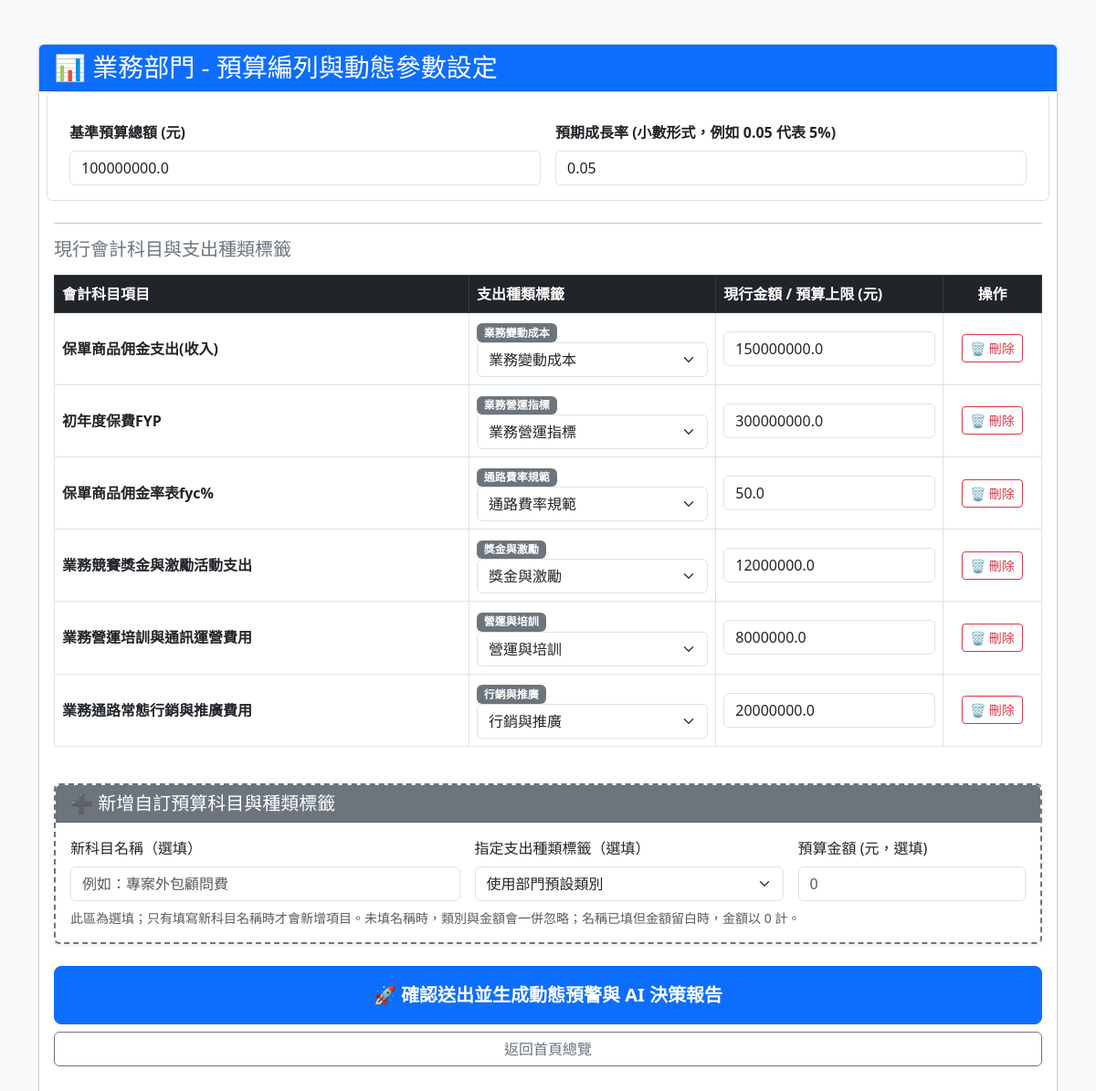
Page /dept/sales/input on the committed database.
### app.py (models this page shows)
class BudgetItemModel(db.Model):
    id = db.Column(db.Integer, primary_key=True)
    department = db.Column(db.String(50), nullable=False)  # 例如: 'Sales', 'Investment', 'Risk', 'Support', 'Underwriting'
    item_name = db.Column(db.String(100), nullable=False)  # 會計科目項目
    category = db.Column(db.String(50), nullable=False)   # 支出種類標籤
    amount = db.Column(db.Float, nullable=False)          # 金額

### app.py (the view, shortened to what this page needs)
@app.route('/dept/<dept_id>/input', methods=['GET', 'POST'])
def department_input(dept_id):
    if dept_id not in DEPT_NAMES:
        return '找不到該部門', 404
    department_name = DEPT_NAMES[dept_id]
    db_code = DEPT_CODES[dept_id]
    available_categories = DEPT_CATEGORIES.get(dept_id, ['一般支出'])
    market_data_keys = {
        'sales': 'sales_data',
        'risk_actuarial': 'risk_data',
        'investment': 'investment_data',
        'support': 'support_data',
        'underwriting_claims': 'uw_data',
    }
    calculators = {
        'sales': calculate_sales_department_budget,
        'risk_actuarial': calculate_risk_actuarial_budget,
        'investment': calculate_investment_department_budget,
        'support': calculate_support_department_budget,
        'underwriting_claims': calculate_underwriting_claims_budget,
    }
    def render_input_form(
        base_budget=100000000.0, growth_rate=0.05, form_error=None
    ):
        records = BudgetItemModel.query.filter_by(department=db_code).all()
        internal_data = {
            record.item_name: {
                'category': record.category,
                'amount': record.amount,
            }
            for record in records
        }
        return render_template(
            'input_form.html',
            department_name=department_name,
            dept_id=dept_id,
            base_budget=base_budget,
            growth_rate=growth_rate,
            internal_data=internal_data,
            available_categories=available_categories,
            form_error=form_error,
        )
    def parse_non_negative_amount(value, label):
        try:
            amount = float(value)
        except (TypeError, ValueError):
            raise ValueError(f'{label}必須是有效數字。')
        if not math.isfinite(amount) or amount < 0:
            raise ValueError(f'{label}必須是大於或等於 0 的有限數值。')
        return amount
    return render_input_form()

### templates/input_form.html (shortened to what this page needs)
<!DOCTYPE html>
<html lang="zh-TW">
<head>
    <link href="https://cdn.jsdelivr.net/npm/bootstrap@5.3.0/dist/css/bootstrap.min.css" rel="stylesheet">
</head>
<body class="bg-light py-5">
    <div class="container">
        <div class="card shadow-sm mb-4">
            <div class="card-header bg-primary text-white">
                <h3 class="mb-0">📊 {{ department_name }} - 預算編列與動態參數設定</h3>
            </div>
            <div class="card-body">
                <form id="budgetForm" method="POST" action="">
                    <div class="row g-3 mb-4 p-3 bg-white rounded border">
                        <div class="col-md-6">
                            <label class="form-label fw-bold">基準預算總額 (元)</label>
                            <input type="number" min="0" step="any" class="form-control" name="base_budget" value="{{ base_budget }}" required>
                        </div>
                        <div class="col-md-6">
                            <label class="form-label fw-bold">預期成長率 (小數形式，例如 0.05 代表 5%)</label>
                            <input type="number" min="-1" step="0.001" class="form-control" name="growth_rate" value="{{ growth_rate }}" required>
                        </div>
                    </div>
                    <hr>
                    <h5 class="mb-3 text-secondary">現行會計科目與支出種類標籤</h5>
                    <div class="table-responsive">
                        <table class="table table-bordered table-hover align-middle bg-white">
                            <thead class="table-dark">
                                <tr>
                                    <th style="width: 42%;">會計科目項目</th>
                                    <th style="width: 25%;">支出種類標籤</th>
                                    <th style="width: 23%;">現行金額 / 預算上限 (元)</th>
                                    <th style="width: 10%; text-align: center;">操作</th>
                                </tr>
                            </thead>
                            <tbody>
                                {% for item_name, data in internal_data.items() %}
                                {% if not item_name.startswith('new_item') %}
                                <tr>
                                    <td class="fw-semibold">{{ item_name }}</td>
                                    <td>
                                        <span class="badge bg-secondary">{{ data.category }}</span>
                                        <select class="form-select" name="category_{{ item_name }}">
                                            {% for category in available_categories %}
                                            <option value="{{ category }}" {% if data.category == category %}selected{% endif %}>{{ category }}</option>
                                            {% endfor %}
                                        </select>
                                    </td>
                                    <td>
                                        <input type="number" min="0" step="any" class="form-control" name="{{ item_name }}" value="{{ data.amount }}" required>
                                    </td>
                                    <td class="text-center">
                                        <button type="button" class="btn btn-outline-danger btn-sm" data-item-name="{{ item_name }}" onclick="deleteItem(this)">
                                            🗑️ 刪除
                                        </button>
                                    </td>
                                </tr>
                                {% endif %}
                                {% endfor %}
                            </tbody>
                        </table>
                    </div>
                    <div class="card border-dashed bg-white mt-4 mb-4 shadow-sm">
                        <div class="card-header bg-secondary text-white">
                            <h5 class="mb-0">➕ 新增自訂預算科目與種類標籤</h5>
                        </div>
                        <div class="card-body">
                            <div class="row g-3">
                                <div class="col-md-5">
                                    <label class="form-label">新科目名稱（選填）</label>
                                    <input type="text" maxlength="100" class="form-control" name="new_item_name" placeholder="例如：專案外包顧問費">
                                </div>
                                <div class="col-md-4">
                                    <label class="form-label">指定支出種類標籤（選填）</label>
                                    <select class="form-select" name="new_item_category">
                                        <option value="" selected>使用部門預設類別</option>
                                    </select>
                                </div>
                                <div class="col-md-3">
                                    <label class="form-label">預算金額 (元，選填)</label>
                                    <input type="number" min="0" step="any" class="form-control" name="new_item_amount" placeholder="0">
                                </div>
                            </div>
                            <small class="text-muted mt-2 d-block">此區為選填；只有填寫新科目名稱時才會新增項目。未填名稱時，類別與金額會一併忽略；名稱已填但金額留白時，金額以 0 計。</small>
                        </div>
                    </div>
                    <div class="d-grid gap-2 mb-3">
                        <button type="submit" class="btn btn-primary btn-lg py-3 fw-bold fs-5">
                            🚀 確認送出並生成動態預警與 AI 決策報告
                        </button>
                        <a href="/" class="btn btn-outline-secondary">返回首頁總覽</a>
                    </div>
                </form>
            </div>
        </div>
    </div>
</body>
</html>

### templates/input_form.html (style rules this page uses)
.border-dashed { border: 2px dashed #6c757d !important; }

### rows in the picture
BudgetItemModel: item_name "保單商品佣金支出(收入)", category "業務變動成本", category+item_name "業務變動成本", amount "150000000.0"
BudgetItemModel: item_name "初年度保費FYP", category "業務營運指標", category+item_name "業務營運指標", amount "300000000.0"
BudgetItemModel: item_name "保單商品佣金率表fyc%", category "通路費率規範", category+item_name "通路費率規範", amount "50.0"
BudgetItemModel: item_name "業務競賽獎金與激勵活動支出", category "獎金與激勵", category+item_name "獎金與激勵", amount "12000000.0"
BudgetItemModel: item_name "業務營運培訓與通訊運營費用", category "營運與培訓", category+item_name "營運與培訓", amount "8000000.0"
BudgetItemModel: item_name "業務通路常態行銷與推廣費用", category "行銷與推廣", category+item_name "行銷與推廣", amount "20000000.0"

### other values in the picture
{{ department_name }} "業務部門"
